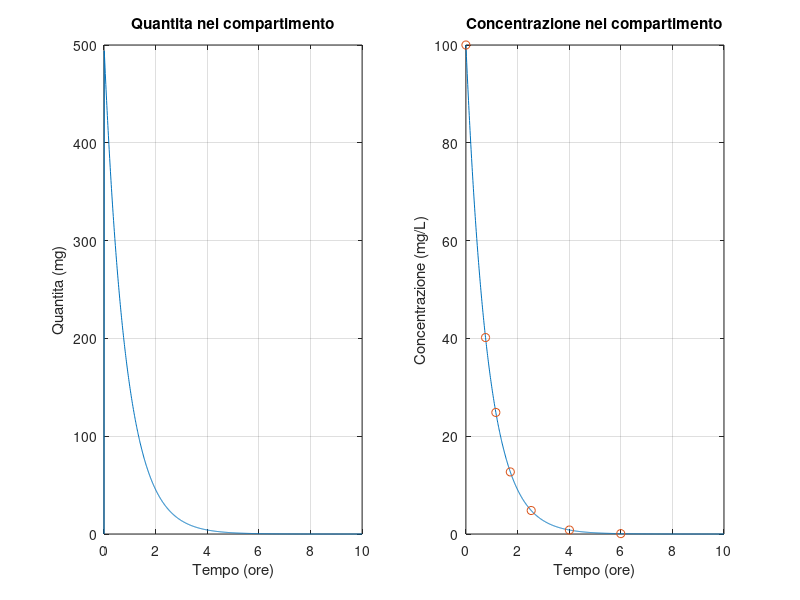
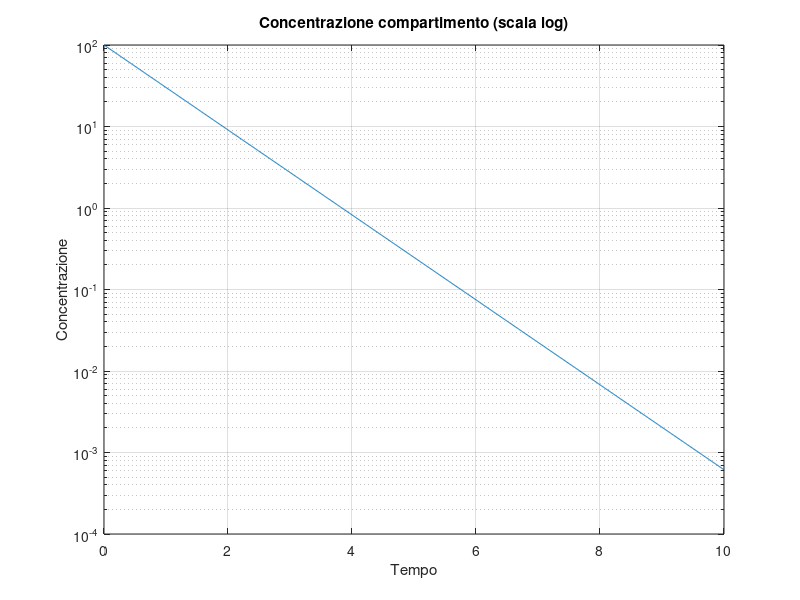
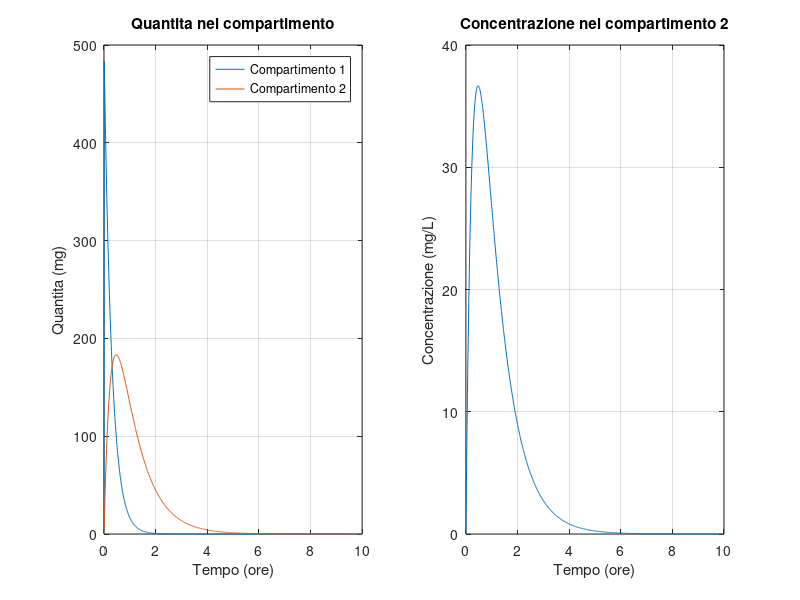
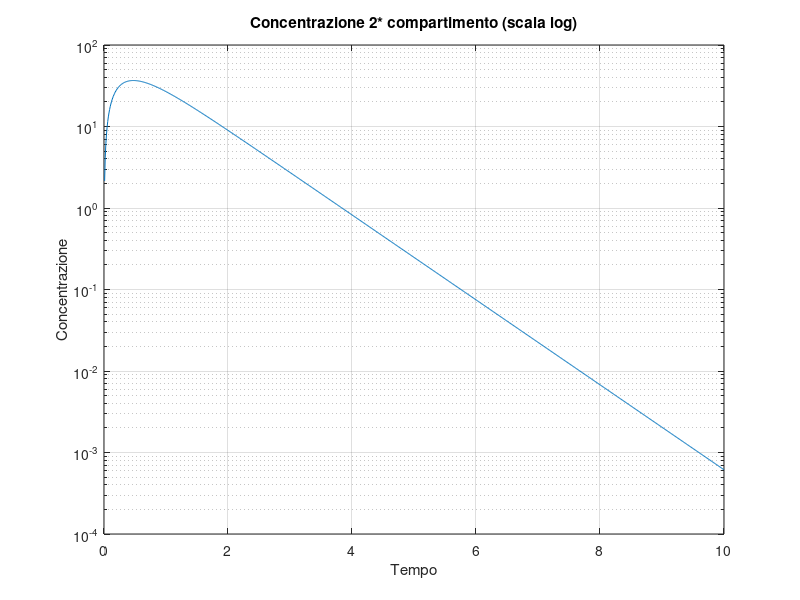

Recreate these plots in MATLAB, in order. (Note: this script raises an error after producing the figures.)
clear all;
clc;

%% Esercizio n*1 - Modello monocompartimentale

% Dati del modello 
ke = 1.2;
d = 500;
V1 = 5;

% Matrici del sistema compartimentale lineare
A = -ke;
B = d;
C = 1/V1;
D = 0;

% Creazione del modello compartimentale lineare
sys = ss(A,B,C,D);

% Grafici della quantita e della concentrazione
figure(1);
t = [0:0.01:10];
[ct,T,qt] = impulse(sys,t);
t_auc = [0, 0.76, 1.16, 1.72, 2.53, 4.01, 6];
c_auc = [100, 40.176, 24.8578, 12.6945, 4.8027, 0.81316, 0.074];
subplot(1,2,1),plot(T,qt), title("Quantita nel compartimento"), 
xlabel("Tempo (ore)"), ylabel("Quantita (mg)"), grid on;
subplot(1,2,2), plot(T,ct), hold on, plot(t_auc,c_auc,'o'), hold off, title("Concentrazione nel compartimento"),
xlabel("Tempo (ore)"), ylabel("Concentrazione (mg/L)"), grid on;

% Grafico della concentrazione in scale logaritmica
figure(2);
semilogy(T,ct), title("Concentrazione compartimento (scala log)"),
xlabel("Tempo"), ylabel("Concentrazione"), grid on;

% Il sistema e' monocompartimentale e quindi ad una sola costante di tempo
% (e' possibile verificarlo dal grafico su scala logaritmica). Il tempo di 
% eliminazione e' pari a 5tau tau = 1/ke. 
tau = 1/ke;
te = 5*tau;

% Calcolo emivita 
tm = 0.693/ke;

% Poiche' il modello e' monocopartimentale concentrazione massima e
% concentrazione iniziale coincidono. 
c0 = d/V1;
cmax = d/V1;

% AUC - Calcolata con formula esatta e tramite approssimazione
auc1_1 = c0/ke;
auc1_2 = trapz(T,ct);

% MRT - Tempo medio di residenza 
% Uso l'approccio non compartimentale calcolando AUMC e AUC con
% campionamento 
auc1_nc = trapz(t_auc,c_auc);
aumc1_nc = trapz(t_auc,t_auc.*c_auc);

mrt = aumc1_nc/auc1_nc;
 
% CLtot - Clearance totale 
CLtot = V1*ke;


%% Esercizio n*2 - Modello con assorbimento 

% Dati modello 
k01 = 1.2;
k02 = 1.2;
k21 = 2.2;
V2 = 5;
d = 500;

% Matrici del sistema compartimentale lineare
A = [-(k01+k21),0;k21,-k02]; 
B = [d;0];
C = [0,1/V2];
D = 0;

% Creazione del modello compartimentale lineare
sys = ss(A,B,C,D);

% Grafici della quantita e della concentrazione
figure(3);
t = [0:0.01:10];
[ct,T,qt] = impulse(sys,t);
subplot(1,2,1), plot(T,qt), title("Quantita nel compartimento"), 
xlabel("Tempo (ore)"), ylabel("Quantita (mg)"), legend("Compartimento 1","Compartimento 2"), grid on;
subplot(1,2,2), plot(T,ct), title("Concentrazione nel compartimento 2"),
xlabel("Tempo (ore)"), ylabel("Concentrazione (mg/L)"), grid on;

% Grafico della concentrazione in scale logaritmica
figure(4);
semilogy(T,ct), title("Concentrazione 2* compartimento (scala log)"),
xlabel("Tempo"), ylabel("Concentrazione"), grid on;

% Tempo eliminazione farmaco 
tau = 1/min(abs(eig(A)));
te = 5*tau;

% Concentrazione minima e massima
c_min = min(ct);
c_max = max(ct);

% AUC 
auc2 = trapz(T,ct);

% Frazione
fa = k21/(k21+k01);

% Variazione k01 
k_var = linspace(k01/100,k01*100,10);
for i=1:10
    figure(5);
    % Matrici del sistema compartimentale lineare
    A_var = [-(k_var(i)+k21),0;k21,-k02]; 
    B = [d;0];
    C = [0,1/V2];
    D = 0;

    % Creazione del modello compartimentale lineare
    sys = ss(A_var,B,C,D);

    % Grafici della quantita e della concentrazione
    t = [0:0.01:10];
    [ct,T,qt] = impulse(sys,t);
    subplot(1,2,1), plot(T,qt), title("Quantita nel compartimento"), 
    xlabel("Tempo (ore)"), ylabel("Quantita (mg)"), legend("Compartimento 1","Compartimento 2"), grid on;
    hold on;
    subplot(1,2,2), plot(T,ct), title("Concentrazione nel compartimento 2"),
    xlabel("Tempo (ore)"), ylabel("Concentrazione (mg/L)"), grid on;
    hold on;
end

% Calcolo della biodisponibilita
t_auc2 = [0.01, 0.23, 0.48, 1.55, 2.05, 3.01, 5.65];
c_auc2 = [2.15, 30.1323, 36.6604, 15.0529, 8.4495, 2.6962, 0.1136];

bio_disp = trapz(t_auc2,c_auc2) / auc1_nc;

% Calcolo costante assorbimento apparente (approccio non comp)
aumc2 = trapz(t_auc2,t_auc2.*c_auc2);
mrt2 = aumc2 / auc2;

mat = mrt2 - mrt;


%% Esercizio n*3 - Modello bicompartimentale (C-peptide)

% Dati modello 
k01 = 6.54e-2;
k12 = 5.68e-2;
k21 = 7.16e-2;
V1 = 3.29;
d = 49650;

% Matrici del sistema compartimentale lineare
A = [-(k01+k21),k12;k21,-k12]; 
B = [d;0];
C = [1/V1,0];
D = 0;

% Creazione del modello compartimentale lineare
sys = ss(A,B,C,D);

% Grafici della quantita e della concentrazione
figure(6);
t = [0:1:200];
[ct,T,qt] = impulse(sys,t);
subplot(1,2,1), plot(T,qt), title("Quantita nei compartimenti"), 
xlabel("Tempo (min)"), ylabel("Quantita (pmol)"), legend("Compartimento 1","Compartimento 2"), grid on;
subplot(1,2,2), plot(T,ct), title("Concentrazione nel compartimento 1"),
xlabel("Tempo (min)"), ylabel("Concentrazione (pmol/L)"), grid on;

% Grafico della concentrazione in scale logaritmica
figure(7);
semilogy(T,ct), title("Concentrazione nel compartimento 1 (scala log)"),
xlabel("Tempo"), ylabel("Concentrazione"), grid on;

% Tempo eliminazione C-peptide
tau_cp = 1/min(abs(eig(A)));
te_cp = 5*tau_cp; 

% AUC 
auc_cp = trapz(ct);

% CLtot 
CLtot = d/auc_cp;

% Variazione parametro
k_var = linspace(k21/100,k21*100,10);

figure(8);

for i=1:10
    % Matrici del sistema compartimentale lineare
    A_var = [-(k01+k_var(i)),k12;k_var(i),-k12];
    B = [d;0];
    C = [1/V1,0];
    D = 0;

    % Creazione del modello compartimentale lineare
    sys = ss(A_var,B,C,D);

    % Grafici della quantita e della concentrazione
    t = [0:1:200];
    [ct,T,qt] = impulse(sys,t);
    subplot(2,1,1), plot(T,qt), title("Quantita nei compartimenti"), 
    xlabel("Tempo (min)"), ylabel("Quantita (pmol)"), legend("Compartimento 1","Compartimento 2"), grid on;
    hold on;
    subplot(2,1,2), plot(T,ct), title("Concentrazione nel compartimento 1"),
    xlabel("Tempo (min)"), ylabel("Concentrazione (pmol/L)"), grid on;
    hold on;
end


%% Modello a tre compartimenti 

% Dati modello 
V1 = 5;
k21 = 2.22;
k12 = 0.859;
k31 = 0.031;
k13 = 0.008;
k01 = 1.2;
d = 500; 

% Matrici del sistema compartimentale lineare
A = [-(k01+k21+k31),k12,k13;k21,-k12,0;k31,0,-k13]; 
B = [d;0;0];
C = [1/V1,0,0];
D = 0;

% Creazione del modello compartimentale lineare
sys = ss(A,B,C,D);

% Grafici della quantita e della concentrazione
figure(9);
t = [0:1:200];
[ct,T,qt] = impulse(sys,t);
subplot(1,2,1), plot(T,qt), title("Quantita nei compartimenti"), 
xlabel("Tempo (min)"), ylabel("Quantita (pmol)"), legend("Compartimento 1","Compartimento 2","Compartimento 3"), grid on;
subplot(1,2,2), plot(T,ct), title("Concentrazione nel compartimento 1"),
xlabel("Tempo (min)"), ylabel("Concentrazione (pmol/L)"), grid on;

% Grafico della concentrazione in scale logaritmica
figure(10);
semilogy(T,ct), title("Concentrazione centrale (scala log)"),
xlabel("Tempo"), ylabel("Concentrazione");

% AUC 
auc_trc = trapz(ct);

% Volume di distribuzione
E = eig(A);
vd = d/(auc_trc*abs(min(E)));

% Pole zero map - Osservazione: quasi cancellazione zero-polo
figure(11);
pzplot(sys);

%% Dosi ripetute modello monocompartimentale

% Dati del modello 
ke = 1.2;
d = 500;
V1 = 5;

% Matrici del sistema compartimentale lineare
A = -ke;
B = d;
C = 1/V1;
D = 0;

% Creazione del modello compartimentale lineare
sys = ss(A,B,C,D);

% Dosi ripetute
deltaImpulsi = 6;
ampiezzaImpulsi = 1;
numeroImpulsi = 12;
t = linspace(0,deltaImpulsi,72);
xprec = 0;

figure(12);  

Y = [];
X = [];
T = [];

for i = 1:numeroImpulsi
    [yimp, timp, ximp] = impulse(sys*ampiezzaImpulsi,t);
    [yini,tini,xini] = initial(sys,xprec,t);
    
    Y = [Y;yimp+yini];
    X = [X;ximp+xini];
    T = [T,t+deltaImpulsi*(i-1)];
    
    xfinale=ximp+xini;
    xprec=xfinale(end,:);
    
end

plot(T,Y);
xlabel("Tempo (ore)"), ylabel("Quantita (mg)"), grid on;


figure(13);

% Delta = 3
[T1,Y1] = dosiRipetute(sys,3,1);
subplot(4,1,1), plot(T1,Y1), axis tight, grid on;
% Delta = 1
[T2,Y2] = dosiRipetute(sys,1,1);
subplot(4,1,2), plot(T2,Y2), axis tight, grid on;
% Delta = 0.5
[T3,Y3] = dosiRipetute(sys,0.5,1);
subplot(4,1,3), plot(T3,Y3), axis tight, grid on;
% Delta = 0.2
[T4,Y4] = dosiRipetute(sys,0.2,1);
subplot(4,1,4), plot(T4,Y4), axis tight, grid on;

% I parametri sono costante di eliminazione e intervallo tra una
% somministrazione e l'altra. 
